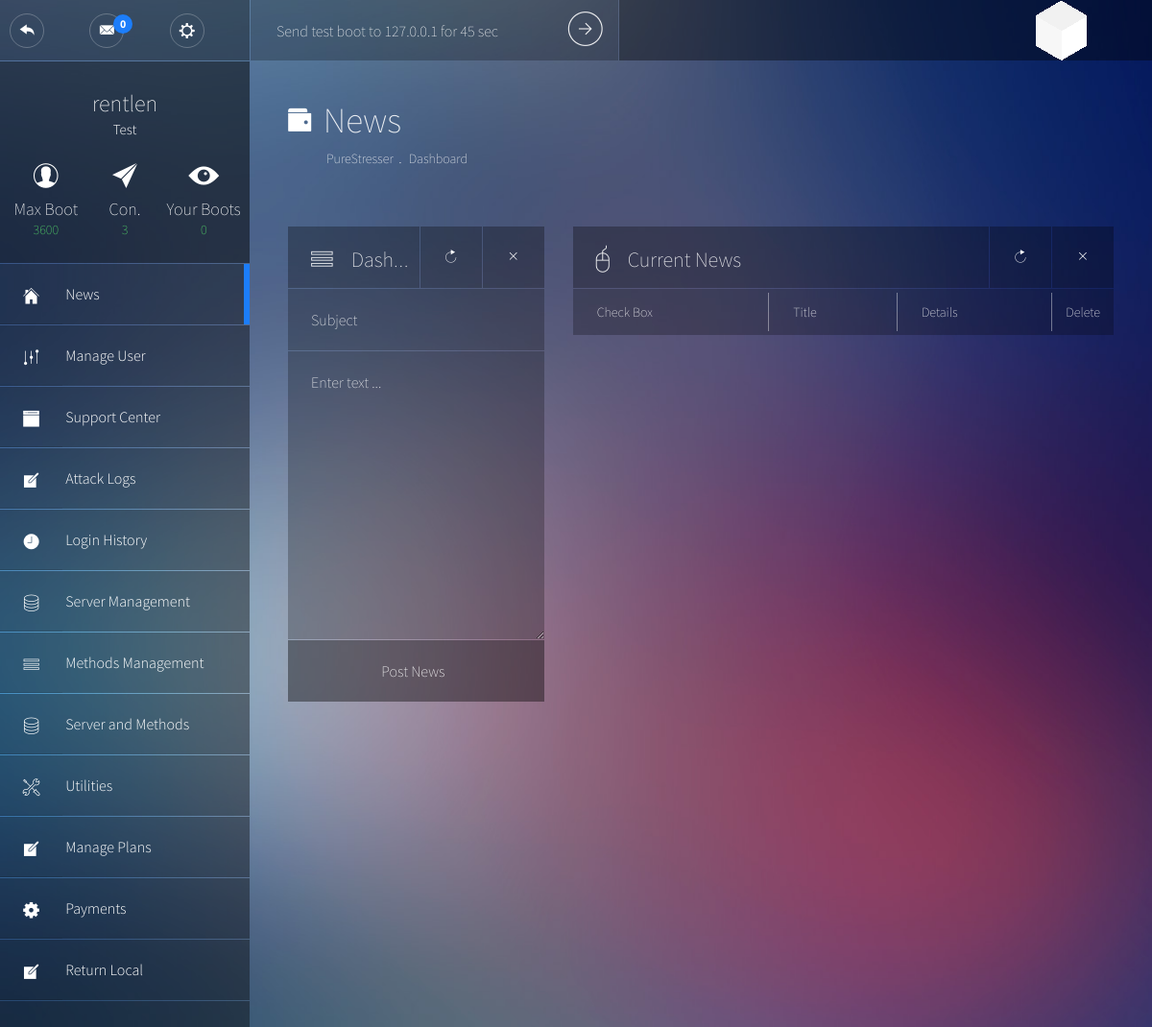
Screenshot of /admin/index.php (signed in) with the database file from the repository.
### tables this page shows
CREATE TABLE `users` (
  `ID` int(11) NOT NULL,
  `username` varchar(26) NOT NULL,
  `password` varchar(40) NOT NULL,
  `email` varchar(50) NOT NULL,
  `rank` int(11) NOT NULL DEFAULT '0',
  `membership` int(11) NOT NULL,
  `max_boots` tinyint(2) NOT NULL DEFAULT '0',
  `expire` int(11) NOT NULL,
  `status` int(11) NOT NULL,
  `test_boot` int(16) DEFAULT NULL
);

CREATE TABLE `plans` (
  `ID` int(11) NOT NULL,
  `name` varchar(50) NOT NULL,
  `description` text NOT NULL,
  `mbt` int(11) NOT NULL,
  `max_boots` tinyint(2) NOT NULL DEFAULT '1',
  `unit` varchar(10) NOT NULL,
  `length` int(11) NOT NULL,
  `price` float NOT NULL,
  `allowed_methods` text
);

### includes/init.php (called while the page is built, shortened)
<?php
require 'functions.php';
$stats = new stats;

### includes/functions.php (called while the page is built, shortened)
<?php
class stats
{
	function totalBootsForUser($odb, $user)
	{
		$SQL = $odb -> prepare("SELECT COUNT(*) FROM `logs` WHERE `user` = :user");
		$SQL -> execute(array(":user" => $user));
		return $SQL->fetchColumn(0);
	}
}

### admin/index.php (the view, shortened to what this page needs)
<?php
require_once '../includes/db.php';
require_once '../includes/init.php';
$currentPage = "admin_index";
$pageon = "Dashboard";
$plansql = $odb -> prepare("SELECT `users`.*,`plans`.`name`, `plans`.`mbt`,`plans`.`max_boots` AS `pboots` FROM `users`, `plans` WHERE `plans`.`ID` = `users`.`membership` AND `users`.`ID` = :id LIMIT 1");
$plansql -> execute(array(":id" => $_SESSION['ID']));
$userInfo = $plansql -> fetch(PDO::FETCH_ASSOC);
?>
<!DOCTYPE html>
<html lang="en">
<head><meta http-equiv="Content-Type" content="text/html; charset=windows-1252">
	<link rel="stylesheet" type="text/css" href="../css/bootstrap.min.css">
	<link rel="stylesheet" type="text/css" href="../css/main.min.css">
</head>
<body>
	<header class="top-bar">
		<?php include "../includes/template/header.php"; ?>
	</header>
	<div class="wrapper">
		<aside class="sidebar">
			<?php include "../includes/template/sidebar.php"; ?>
		</aside>
		<section class="content">
			<header class="main-header">
				<div class="main-header__nav">
					<h1 class="main-header__title">
						<i class="pe-7f-wallet"></i>
						<span> News</span>
					</h1>
					<ul class="main-header__breadcrumb">
						<li><a href="#" onclick="return false;"><?php include '../includes/name.php'; ?></a></li>
						<li><a href="#" onclick="return false;"><?php echo $pageon ?></a></li>
					</ul>
				</div>
			</header>
				<div class="row">
 <form action="" method="POST">
					<div class="col-md-4">
						<article class="widget widget__form">
							<header class="widget__header">
								<div class="widget__title">
									<i class="pe-7s-menu"></i><h3><?php echo $pageon ?></h3>
								</div>
								<div class="widget__config">
									<a href="#"><i class="pe-7f-refresh"></i></a>
									<a href="#"><i class="pe-7s-close"></i></a>
								</div>
							</header>
							<div class="widget__content">
								<input placeholder="Subject" name="titleAdd" maxlength="25" type="text"/>
								<textarea name="detailAdd" style="width:100%;height:300px;" class="input" placeholder="Enter text ..."></textarea>
								<button type="submit" name="addBtn">Post News</button>
						</div>
					</div>
					<div class="col-md-8">
						<article class="widget">
							<header class="widget__header">
								<div class="widget__title">
									<i class="pe-7s-mouse"></i><h3>Current News</h3>
								</div>
								<div class="widget__config">
									<a href="#"><i class="pe-7f-refresh"></i></a>
									<a href="#"><i class="pe-7s-close"></i></a>
								</div>
							</header>
						<div class="widget__content table-responsive">
								<table class="table table-striped media-table">
									  	<thead>
									  		<tr>
									  			<th>Check Box</th>
									  			<th>Title</th>
									  			<th>Details</th>
									  			<th>Delete</th>
									  		</tr>
									  	</thead>
										</table>
							</div>
						</article>
					</div>
		</section>
	</div>
</body>
</html>

### includes/template/sidebar.php (shortened to what this page needs)
<?php
global $userInfo;
$currentPage = (isset($currentPage) ? $currentPage : "");
$adminPanel = (isset($currentPage) && substr($currentPage, 0, 6) === "admin_");
if ( $adminPanel === false )
{
?>
			<div class="user-info">
				<br /><br />
					<!--<figure class="rounded-image profile__img">
						<img class="media-object" src="img/profile.jpg" alt="user">
					</figure>
					--><h2 class="user-info__name"><?php echo htmlentities($_SESSION['username']); ?></h2>
					<h3 class="user-info__role"><?php echo ( isset($userInfo['name']) && !empty($userInfo['name']) ? $userInfo['name'] : "No Plan" ); ?></h3>
					<ul class="user-info__numbers">
						<li>
							<i class="pe-7f-user"></i>
							<p>Max Boot</p>
							<p><?php echo $userInfo['mbt']; ?></p>
						</li>
						<li>
							<i class="pe-7f-paper-plane"></i>
							<p>Con.</p>
							<p><?php echo ($userInfo['max_boots']+$userInfo['pboots']); ?></p>
						</li>
						<li>
							<i class="pe-7g-watch"></i>
							<p>Your Boots</p>
							<p><?php echo $stats -> totalBootsForUser($odb, $_SESSION['username']); ?></p>
						</li>
					</ul>
				</div>
				<ul class="main-nav">
					<li<?php echo ($currentPage === "dashboard" ? ' class="main-nav--active"' : ''); ?>>
						<a class="main-nav__link" href="index.php">
							<span class="main-nav__icon"><i class="pe-7f-home"></i></span>
							Dashboard
						</a>
					</li>
					<li<?php echo ($currentPage === "account" ? ' class="main-nav--active"' : ''); ?>>
						<a class="main-nav__link" href="profile.php">
							<span class="main-nav__icon"><i class="pe-7f-user"></i></span>
							Your Account
						</a>
					</li>
					<li<?php echo ($currentPage === "news" ? ' class="main-nav--active"' : ''); ?>>
						<a class="main-nav__link" href="news.php">
							<span class="main-nav__icon"><i class="pe-7s-news-paper"></i></span>
							Latest News
						</a>
					</li>
<?php
if ($user->hasMembership($odb)) {
?>
					<li<?php echo ($currentPage === "booter" ? ' class="main-nav--active"' : ''); ?>>
						<a class="main-nav__link" href="booter.php">
							<span class="main-nav__icon"><i class="pe-7f-edit"></i></span>
							Booter
						</a>
					</li>
					<li class="main-nav--collapsible<?php echo ($currentPage === "tools" ? ' main-nav--active' : ''); ?>">
						<a class="main-nav__link" href="#" onclick="return false;">
							<span class="main-nav__icon"><i class="pe-7f-tools"></i></span>
							Tools <span class="badge badge--line badge--blue">4</span>
						</a>
						<ul class="main-nav__submenu">
							<li><a href="resolver.php"><span>Resolvers</span></a></li>
							<li><a href="iplogger.php"><span>IP Logger</span></a></li>
							<li><a href="isitup.php"><span>Website Status Checker</span></a></li>
							<li><a href="portscan.php"><span>Port Scan</span></a></li>
						</ul>
					</li>
<?php } ?>
					<li<?php echo ($currentPage === "<?php echo URL; ?>support" ? ' class="main-nav--active"' : ''); ?>>
						<a class="main-nav__link" href="support.php">
							<span class="main-nav__icon"><i class="pe-7f-browser"></i></span>
							Support Center
						</a>
					</li>
					<li<?php echo ($currentPage === "purchase" ? ' class="main-nav--active"' : ''); ?>>
						<a class="main-nav__link" href="purchase.php">
							<span class="main-nav__icon"><i class="pe-7f-note"></i></span>
							Purchase
						</a>
					</li>
					<?PHP	if ($user -> isAdmin($odb))	{
						?>
						<li>
						<a class="main-nav__link" href="admin/index.php">
							<span class="main-nav__icon"><i class="pe-7f-note"></i></span>
							Administrator
						</a>
					</li>
                        <?php
						}
						?>
				</ul>
<?php
}
else
{
?>
			<div class="user-info"><br /><br />
					<h2 class="user-info__name"><?php echo htmlentities($_SESSION['username']); ?></h2>
					<h3 class="user-info__role"><?php echo ( isset($userInfo['name']) && !empty($userInfo['name']) ? $userInfo['name'] : "No Plan" ); ?></h3>
					<ul class="user-info__numbers">
						<li>
							<i class="pe-7f-user"></i>
							<p>Max Boot</p>
							<p><?php echo $userInfo['mbt']; ?></p>
						</li>
						<li>
							<i class="pe-7f-paper-plane"></i>
							<p>Con.</p>
							<p><?php echo ($userInfo['max_boots']+$userInfo['pboots']); ?></p>
						</li>
						<li>
							<i class="pe-7g-watch"></i>
							<p>Your Boots</p>
							<p><?php echo $stats -> totalBootsForUser($odb, $_SESSION['username']); ?></p>
						</li>
					</ul>
				</div>
				<ul class="main-nav">
					<li<?php echo ($currentPage === "admin_index" ? ' class="main-nav--active"' : ''); ?>>
						<a class="main-nav__link" href="index.php">
							<span class="main-nav__icon"><i class="pe-7f-home"></i></span>
							News
						</a>
					</li>
					<li<?php echo ($currentPage === "admin_user" ? ' class="main-nav--active"' : ''); ?>>
						<a class="main-nav__link" href="edituser.php">
							<span class="main-nav__icon"><i class="pe-7f-edit"></i></span>
							Manage User
						</a>
					</li>
					<li<?php echo ($currentPage === "admin_support" ? ' class="main-nav--active"' : ''); ?>>
						<a class="main-nav__link" href="support.php">
							<span class="main-nav__icon"><i class="pe-7f-browser"></i></span>
							Support Center
						</a>
					</li>
					<li<?php echo ($currentPage === "admin_attacks" ? ' class="main-nav--active"' : ''); ?>>
						<a class="main-nav__link" href="attacklogs.php">
							<span class="main-nav__icon"><i class="pe-7f-note"></i></span>
							Attack Logs
						</a>
					</li>
					<li<?php echo ($currentPage === "admin_logins" ? ' class="main-nav--active"' : ''); ?>>
						<a class="main-nav__link" href="logins.php">
							<span class="main-nav__icon"><i class="pe-7f-clock"></i></span>
							Login History
						</a>
					</li>
					<li<?php echo ($currentPage === "admin_servers" ? ' class="main-nav--active"' : ''); ?>>
						<a class="main-nav__link" href="servers.php">
							<span class="main-nav__icon"><i class="pe-7s-server"></i></span>
							Server Management
						</a>
					</li>
					<li<?php echo ($currentPage === "admin_methods" ? ' class="main-nav--active"' : ''); ?>>
						<a class="main-nav__link" href="methods.php">
							<span class="main-nav__icon"><i class="pe-7s-menu"></i></span>
							Methods Management
						</a>
					</li>
					<li<?php echo ($currentPage === "admin_sm" ? ' class="main-nav--active"' : ''); ?>>
						<a class="main-nav__link" href="status.php">
							<span class="main-nav__icon"><i class="pe-7s-server"></i></span>
							Server and Methods
						</a>
					</li>
					<li<?php echo ($currentPage === "admin_utilities" ? ' class="main-nav--active"' : ''); ?>>
						<a class="main-nav__link" href="utilities.php">
							<span class="main-nav__icon"><i class="pe-7s-tools"></i></span>
							Utilities
						</a>
					</li>
						<li<?php echo ($currentPage === "admin_plans" ? ' class="main-nav--active"' : ''); ?>>
						<a class="main-nav__link" href="plans.php">
							<span class="main-nav__icon"><i class="pe-7f-note"></i></span>
							Manage Plans
						</a>
						</li>
						<li<?php echo ($currentPage === "admin_payments" ? ' class="main-nav--active"' : ''); ?>>
						<a class="main-nav__link" href="payments.php">
							<span class="main-nav__icon"><i class="pe-7f-config"></i></span>
							Payments
						</a>
						</li>
						<li>
						<a class="main-nav__link" href="../index.php">
							<span class="main-nav__icon"><i class="pe-7f-note"></i></span>
							Return Local
						</a>
					</li>
				</ul>
				<div style="height:250px;"></div>
<?php
}

### rows the page displays
users: plans.name "Test", plans.mbt "3600", plans.max_boots "3"

### other values shown
getUsersOpenedTickets() "0"
$_SESSION['username'] "rentlen"
$stats -> totalBootsForUser($odb, $_SESSION['username']) "0"
$pageon "Dashboard"
$pageon "Dash…"
